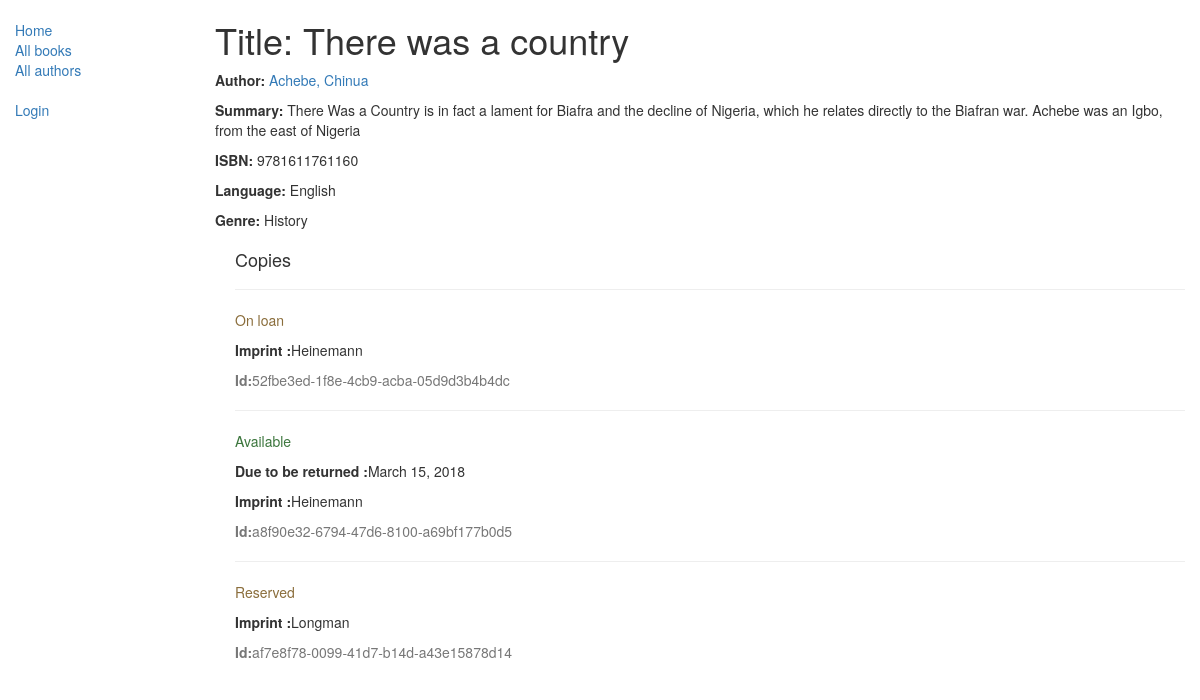
Before: /catalog/books/2 with the older database file.
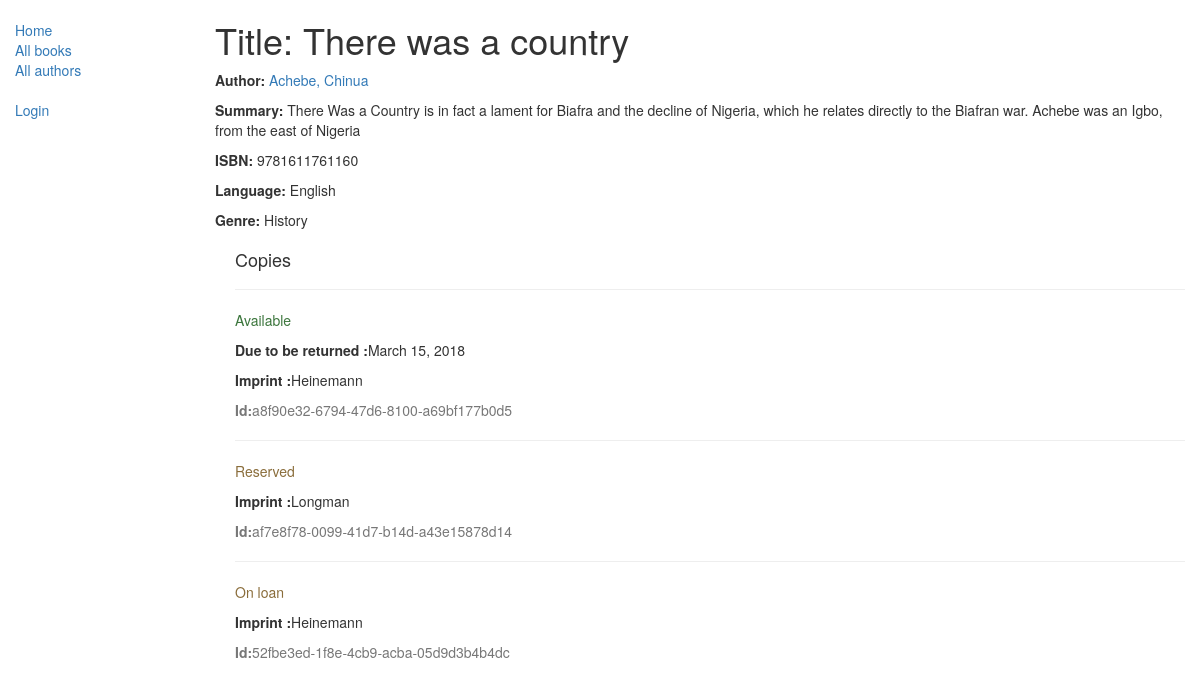
After: the same page with the newer database file.
### catalog/models.py (models this page shows, shortened)
class Genre(models.Model):
    name = models.CharField(max_length=200, help_text="Enter a book genre (e.g. Science Fiction, French Poetry etc.)")
    def __str__(self):
        return self.name

class BookInstance(models.Model):
    id = models.UUIDField(primary_key=True, default=uuid.uuid4, help_text="Unique ID for this particular book across whole library")
    book = models.ForeignKey('Book', on_delete=models.SET_NULL, null=True)
    imprint = models.CharField(max_length=200)
    due_back = models.DateField(null=True, blank=True)
    borrower = models.ForeignKey(User, on_delete=models.SET_NULL, null=True, blank=True)
    LOAN_STATUS = (
        ('m', 'Maintenance'),
        ('o', 'On loan'),
        ('a', 'Available'),
        ('r', 'Reserved'),
    )
    status = models.CharField(max_length=1, choices=LOAN_STATUS, blank=True, default='m', help_text='Book availability')
    class Meta:
        ordering = ["due_back"]
        permissions = (("can_mark_returned", "Set book as returned"),)

### catalog/views.py (the view)
# urls.py: path('books/<int:pk>', views.book_detail_view, name = 'book-detail'),
def book_detail_view(request , pk):
    book_id = Book.objects.get(pk = pk)
    return render(
        request,
        'catalog/book_detail.html',
        context ={'book': book_id}
    )

### catalog/models.py (called while the page is built)
    def __str__(self):
        return '{0}, {1}'.format(self.last_name,self.first_name)

    def __str__(self):
        return self.name

### catalog/templates/catalog/book_detail.html
{% extends "catalog/base_generic.html" %}
{% block content %}
    <h1>Title: {{book.title}}</h1>
    <p><strong>Author: </strong><a href = "{%url 'author-detail' book.author.id %}"> {{book.author}}</a></p>
    <p><strong>Summary: </strong> {{book.summary}}</p>
    <p><strong>ISBN: </strong>{{book.isbn}}</p>
    <p><strong>Language: </strong>{{book.language}}</p>
    <p><strong>Genre: </strong>{% for genre in book.genre.all %} {{genre}}{% if not forloop.last %}, {%endif %} {% endfor %}</p>
    <div  style ="margin-left: 20px; margin-top:20px;" >
        <h4>Copies</h4>
        {% for copy in book.bookinstance_set.all %}
            <hr>
            <p class = "{% if copy.status == 'a' %}text-success{% elif copy.status == 'm' %}text-danger{% else %}text-warning{% endif %}">{{ copy.get_status_display }}</p>
            {% if copy.status == 'a' %}
                <p><strong>Due to be returned :</strong>{{copy.due_back}}</p>
            {% endif %}
            <p><strong>Imprint :</strong>{{copy.imprint}}</p>
            <p class = "text-muted"><strong>Id:</strong>{{copy.id}}</p>
        {% endfor %}
    </div>
{% endblock %}

Changed rows visible on the page:
changed BookInstance "On loan": moves down the list
